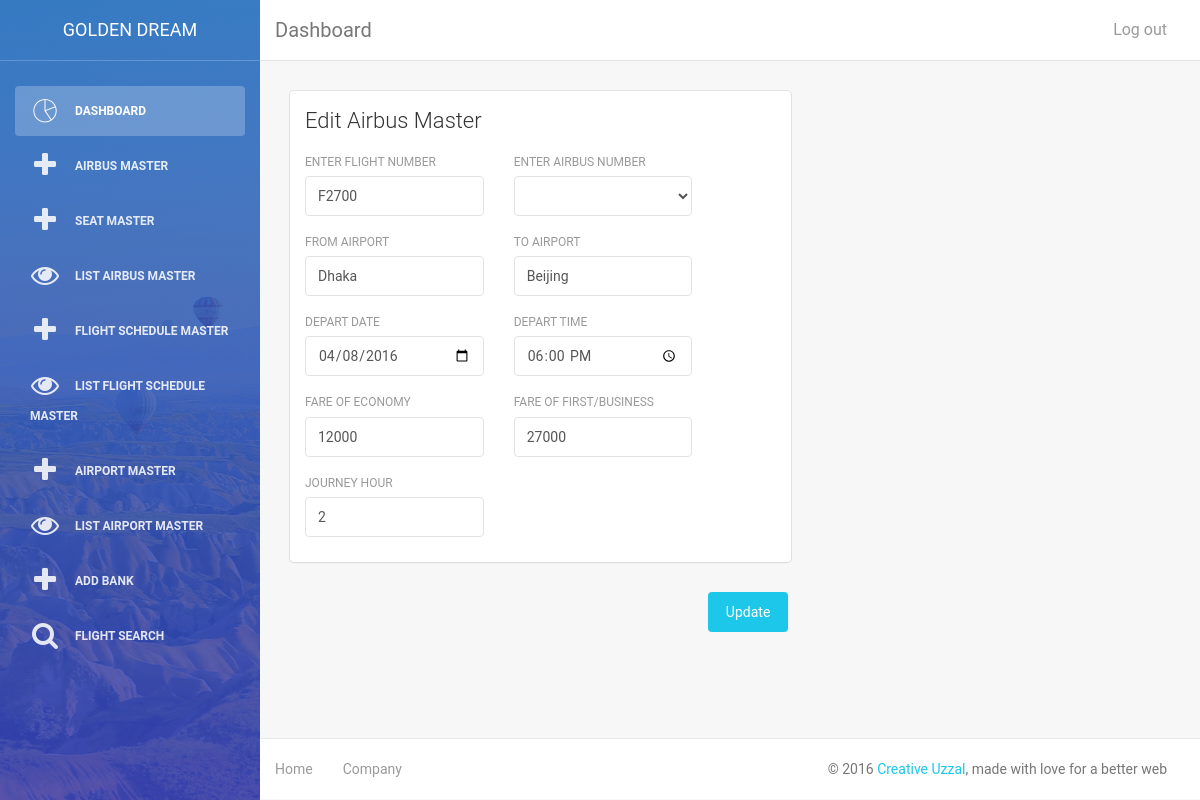
The page /admin/edit_flight_schedule.php?ide=7 (signed in) on the database its author committed.
### tables this page shows
CREATE TABLE IF NOT EXISTS `flight_schedule` (
  `flight_schedule_id` int(15) NOT NULL,
  `flight_no` varchar(15) NOT NULL,
  `airbus_noo` varchar(20) NOT NULL,
  `depart_from` text NOT NULL,
  `depart_to` text NOT NULL,
  `flight_date` date NOT NULL,
  `flight_time` time NOT NULL,
  `journey_hour` int(10) NOT NULL,
  `fare_first` text NOT NULL,
  `fare_economy` text NOT NULL
);

### admin/edit_flight_schedule.php (the view, shortened to what this page needs)
<?php include('header.php'); ?>
<?php
	$flight_schedule_id = $_GET['ide'];
	if(isset($_GET['ide']))
		{
			$sql = mysql_query("SELECT * FROM flight_schedule WHERE flight_schedule_id = '{$flight_schedule_id}'");
			$row = mysql_fetch_object($sql);
		}
?>
        <div class="content">
            <div class="container-fluid">
                <div class="row">
					<form action="" method="post" enctype="multipart/form-data">
						<div class="col-md-7">
							<div class="card">
								<div class="header">
									<h4 class="title">Edit Airbus Master</h4>
								</div>
								<div class="content">
							<div class="row">
											<div class="col-md-5">
												<div class="form-group">
													<label>Enter Flight Number</label>
													<input type="text" name="flight_no" class="form-control" placeholder="" value="<?php echo $row->flight_no; ?>">
												</div>
											</div>
											<div class="col-md-5">
												<div class="form-group">
													<label>Enter Airbus Number</label>
													<select name="airbus_noo" class="form-control" value="<?php echo $row->airbus_noo;?>" requierd/>
														<option> </option>
														<?php
															    $Qairbus = mysql_query("SELECT * FROM `airbus`");
															     while($row_airbus = mysql_fetch_array($Qairbus))
																 {
															 ?>
															   <option value="<?php echo $row_airbus['airbus_no']; ?>"><?php echo $row_airbus['airbus_no'] ;?></option>
															  <?php
															 }
															 ?>
												</div>
											</div>
										</div>
										<div class="row">
											<div class="col-md-5">
												<div class="form-group">
													<label>From Airport</label>
													<input type="text" name="depart_from" class="form-control" placeholder="" value="<?php echo $row->depart_from; ?>">
												</div>
											</div>
											<div class="col-md-5">
												<div class="form-group">
													<label>To Airport</label>
													<input type="text" name="depart_to" class="form-control" placeholder="" value="<?php echo $row->depart_to; ?>">
												</div>
											</div>
										</div>
										<div class="row">
											<div class="col-md-5">
												<div class="form-group">
													<label>Depart Date</label>
													<input type="date" name="flight_date" class="form-control" placeholder="" value="<?php echo $row->flight_date; ?>">
												</div>
											</div>
											<div class="col-md-5">
												<div class="form-group">
													<label>Depart Time</label>
													<input type="time" name="flight_time" class="form-control" placeholder="" value="<?php echo $row->flight_time; ?>">
												</div>
											</div>
										</div>
										<div class="row">
											<div class="col-md-5">
												<div class="form-group">
													<label>Fare of Economy</label>
													<input type="text" name="fare_economy" class="form-control" placeholder="" value="<?php echo $row->fare_economy; ?>">
												</div>
											</div>
											<div class="col-md-5">
												<div class="form-group">
													<label>Fare of First/Business</label>
													<input type="text" name="fare_first" class="form-control" placeholder="" value="<?php echo $row->fare_first; ?>">
												</div>
											</div>
										</div>
										<div class="row">
											<div class="col-md-5">
												<div class="form-group">
													<label>Journey Hour</label>
													<input type="text" name="journey_hour" class="form-control" placeholder="" value="<?php echo $row->journey_hour; ?>">
												</div>
											</div>
										</div>
								</div>
							</div>
						</div>
				</div>
						<div class="col-md-7">
							<button name="save" type="submit" class="btn btn-info btn-fill pull-right">Update</button>
							<div class="clearfix"></div>
						</div>
            </div>
        </div>
<?php include('footer.php'); ?>

### rows shown on the page
flight_schedule: flight_no "F2700", depart_from "Dhaka", depart_to "Beijing", flight_date "04/08/2016", flight_time "18:00:00", fare_economy "12000", fare_first "27000", journey_hour "2"
